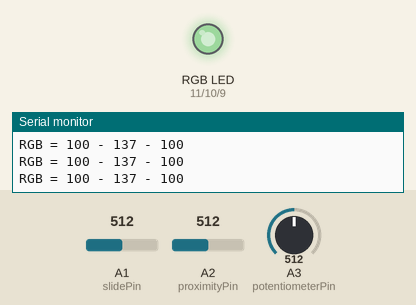
Recording of a sketch running on a simulated Arduino Uno, built with avr-gcc and run on an emulated ATmega328P. On the bench: an RGB LED mixed from three pins (HIGH = lit), the last lines printed to the serial monitor. The test bench sets the inputs (shaded band); at power-on: A1 (slidePin) = 512, A2 (proximityPin) = 512, A3 (potentiometerPin) = 512. Dim RGB values are drawn brighter than linear.

Above: at 1.2 s.
1.3 s: A1 (slidePin) set to 716
At 2.0 s:
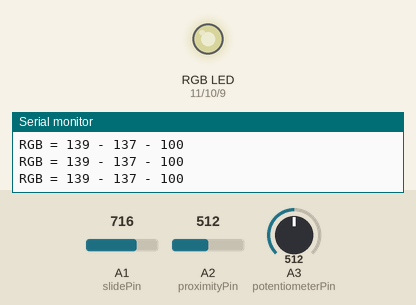
2.8 s: A2 (proximityPin) set to 716
At 3.8 s:
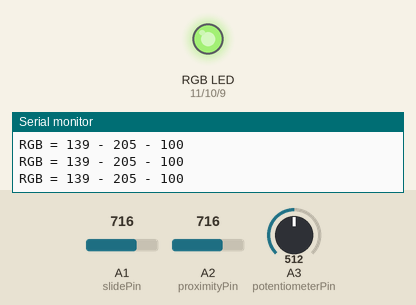
4.3 s: A3 (potentiometerPin) set to 716
At 5.5 s:
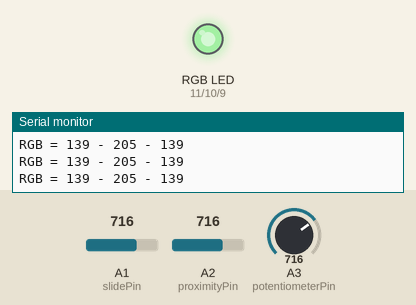
5.8 s: A1 (slidePin) set to 520
At 7.0 s:
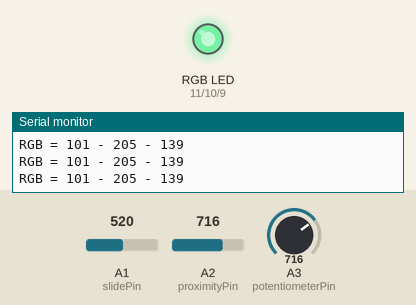
7.3 s: A1 (slidePin) set to 494
At 7.8 s:
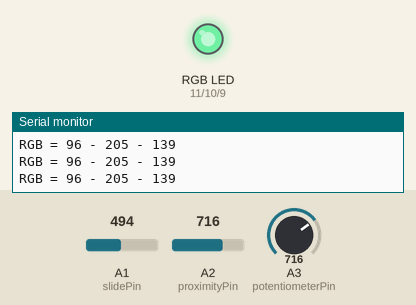
8.8 s: A2 (proximityPin) set to 511
At 9.5 s:
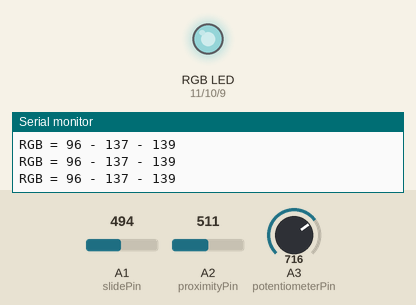
Timing chart, 0 to 11.3 s (numbered marks = the images above; inputs shaded):
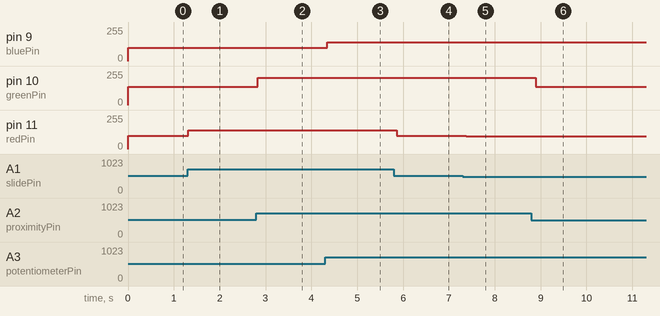

Measured:
- after the input at 1.3 s, pin 11 (redPin): 100/255 → 139/255 at once
- after the input at 2.8 s, pin 10 (greenPin): 137/255 → 205/255 at once
- after the input at 4.3 s, pin 9 (bluePin): 100/255 → 139/255 after 0.05 s
- after the input at 5.8 s, pin 11 (redPin): 139/255 → 101/255 after 0.06 s
- after the input at 7.3 s, pin 11 (redPin): 101/255 → 96/255 after 0.08 s
- after the input at 8.8 s, pin 10 (greenPin): 205/255 → 137/255 after 0.10 s

The sketch:

rgb4.ino
```cpp
/*
  ------------------------------
 | weSTEM High School Conference |
 | Arduino RGB Workshop - Part 4 |
  ------------------------------

 This series demonstrates how to build a very simple RGB full color LED module
 circuit and how to program the module using the Arduino microcontroller.

 We can program the LED to display any color that we want, by controlling which of
 the 3 pins (red, green or blue) of the RGB LED allow current to power the LED. Any
 color can be created with a combination of red, green, and blue, and so we can
 showcase any color with the LED on the module board.

 In this part, we use three analog inputs to control the RGB LED.

Circuit summary:
 * RGB LED common negative connection (cathode), with the longest leg - attached
   to ground
 * Three positive leads of the RGB LED (one red, one green and one blue) - connected
   to digital pins 11, 10, and 9, respectively, each through a 270 Ohm resistor.
 * Potentiometer connected to analog pin 3
 * Proximity sensor connected to analog pin 2
 * Sliding potentiometer connected to analog pin 1

Created by Beatrice Ionascu
April 25, 2016
*/

int redPin = 11; // connect Red lead to pin 11
int greenPin = 10; // connect Green lead to pin 11
int bluePin = 9; // connect Blue lead to pin 11
int potentiometerPin = 3;
int proximityPin = 2;
int slidePin = 1;

int potentiometerReading;     // the analog reading from the sensor divider
int proximityReading;
int slideReading;

int redBrightness;
int greenBrightness;
int blueBrightness;

void setup(void) {
  // We'll send debugging information via the Serial monitor
  Serial.begin(9600);
}

void loop(void) {
  potentiometerReading = analogRead(potentiometerPin); // 0-1023
  proximityReading = analogRead(proximityPin);
  slideReading = analogRead(slidePin); // 0-1023

  //now we have to map 0-1023 to 0-255 since thats the range analogWrite uses
  redBrightness = map(slideReading, 0, 1023, 0, 200);
  analogWrite(redPin, redBrightness);

  greenBrightness = map(proximityReading, 100, 700, 0, 200);
  analogWrite(greenPin, greenBrightness);

  blueBrightness = map(potentiometerReading, 0, 1023, 0, 200);
  analogWrite(bluePin, blueBrightness);

  Serial.print("RGB = ");
  Serial.print(redBrightness);  //slideReading
  Serial.print(" - ");
  Serial.print(greenBrightness); //proximityReading
  Serial.print(" - ");
  Serial.print(blueBrightness); //potentiometerReading
  Serial.println("");

  delay(100);
}
```
